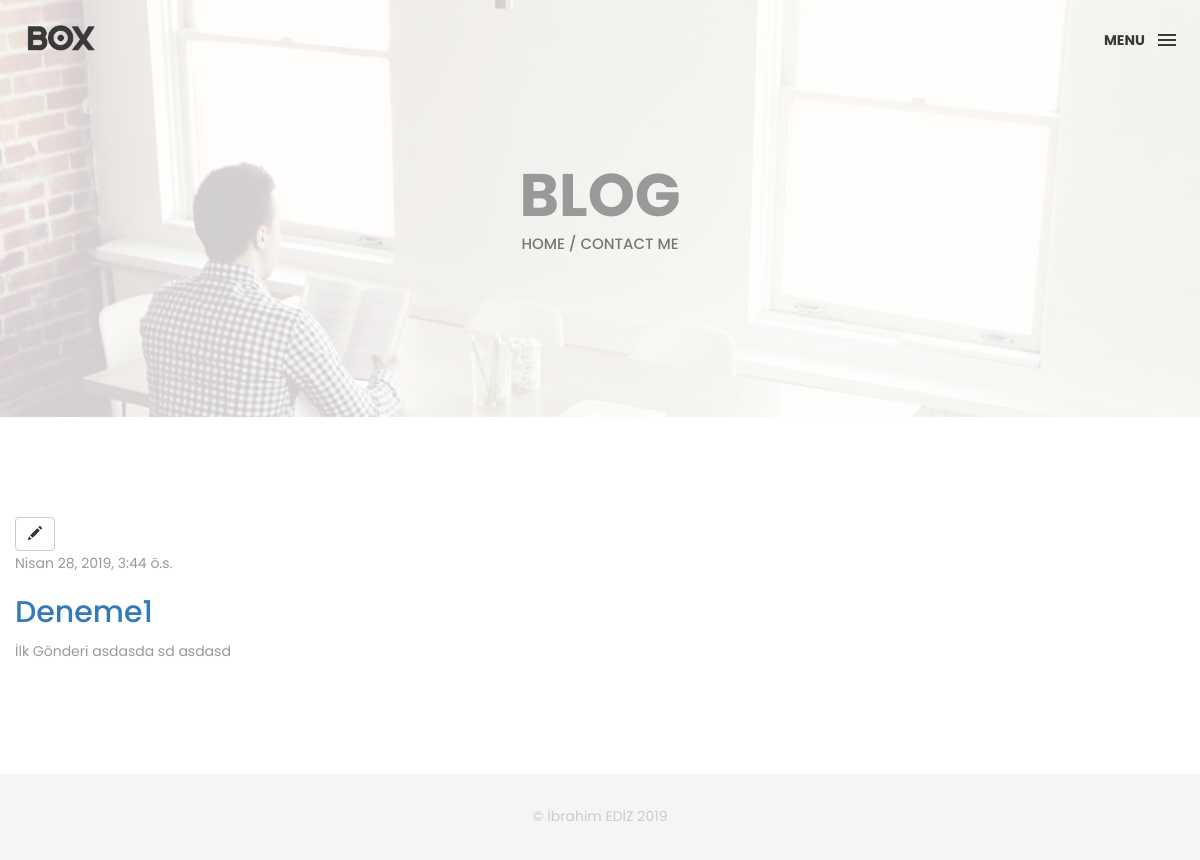
The app's page /blog/gonderi/1 with its own data.
### EdizBlog/models.py (models this page shows, shortened)
class Gonderi(models.Model):
    yazar = models.ForeignKey('auth.User', on_delete=models.CASCADE)
    baslik = models.CharField(max_length=200)
    yazi = models.TextField()
    olustur_zaman = models.DateTimeField(
            default=timezone.now)
    yayim_zaman = models.DateTimeField(
            blank=True, null=True)

### EdizBlog/views.py (the view)
# urls.py: path('gonderi/<int:pk>',views.gonderi_detay,name='gonderi_detay'),
def gonderi_detay(request,pk):
    yazi = get_object_or_404(Gonderi,pk=pk)
    return render(request, 'EdizBlog/gonderi_detay.html', {'gonderi':yazi})

### EdizBlog/templates/EdizBlog/gonderi_detay.html
{% extends 'EdizContact/base.html' %}
{% block sayfa_isim %} Blog {% endblock %}
{% block content %}
<a class="btn btn-default" href="{% url 'gonderi_duzenle' pk=gonderi.pk %}"><span class="glyphicon glyphicon-pencil"></span></a>
        <div>
            {% if gonderi.yayim_zaman %}
                <p>{{ gonderi.yayim_zaman }} </p>
            {% endif %}
            <h2>
                <a href="">{{ gonderi.baslik }}</a>
            </h2>
            <p>{{ gonderi.yazi }} </p>
        </div>
{% endblock %}

### EdizHome/static/css/style.css (style rules this page uses)
html, body { height: 100%; font-family: 'Poppins', sans-serif; line-height: 1.8; color: #999 }
a { -webkit-transition: all .3s; transition: all .3s }

### records on screen
Gonderi: yayim_zaman "Nisan 28, 2019, 3:44 ö.s.", baslik "Deneme1", yazi "İlk Gönderi asdasda sd asdasd"
